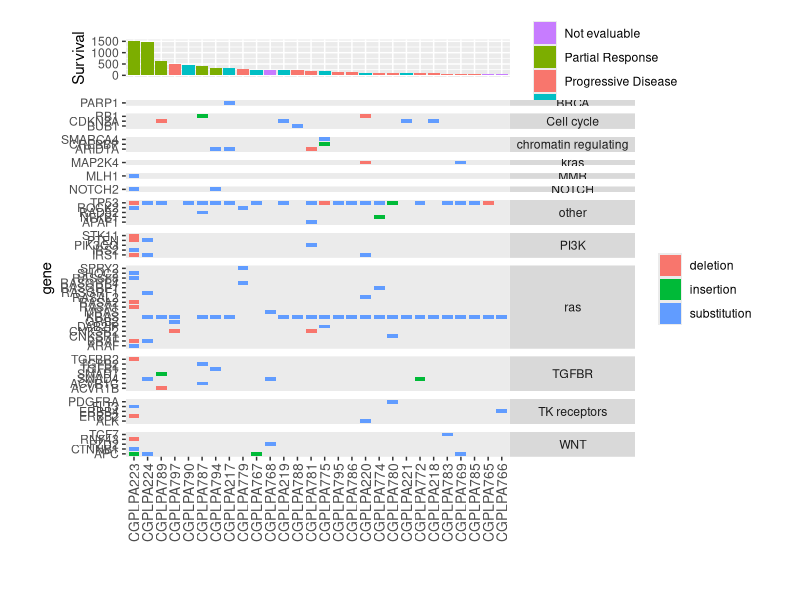

The R source for this figure:
## ---- chunk 1
library(cowplot)
library(lubridate)
library(here)
library(tidyverse)
## ---- chunk 2
mutations <- read.csv(here("data/120122_mutations.csv"))
barv1 <- read.csv(here("data/barv1.csv"))
cellularity <- read.csv(here("data/cellularity.csv"))
barv1$x <- as.factor(barv1$x)
mutations1 <- barv1 %>%
  inner_join(cellularity, by = "labid") %>%
  inner_join(mutations, by = "labid")
## ---- chunk 3
p1 <- ggplot(data = barv1, aes(x = reorder(labid, -Survival), y = Survival,
                               fill = Best.Overall.Response)) +
  scale_fill_manual(values = c("#C77CFF", "#7CAE00", "#F8766D", "#00BFC4")) +
  geom_bar(stat = "identity") +
  facet_grid(~ 1, scale = "free_x", space = "free_x") +
  labs(x = "") +
  theme(axis.text.x = element_blank(),
        strip.background = element_blank(),
        strip.text = element_blank(),
        axis.ticks.x = element_blank(),
        plot.margin = unit(c(1, 1, 0, 1), "cm")) +
  guides(fill = guide_legend(title = ""))

p2 <- ggplot(mutations1, aes(x = reorder(labid, -Survival.x), y = gene)) +
  geom_tile(aes(fill = type), size = 0.8, width = 0.8, height = 0.8) +
  theme(panel.grid = element_blank(),
        axis.text.x = element_text(size = 10, angle = 90, vjust = 0.5),
        strip.text.y.right = element_text(angle = 0)) +
  facet_grid(factor(pathways) ~ 1,
             scale = "free", space = "free") +
  labs(x = "") +
  theme(strip.background.x = element_blank(),
        strip.text.x = element_blank(),
        plot.margin = unit(c(0, 1, 1, 1), "cm")) +
  guides(fill = guide_legend(title = ""))

plot_grid(p1, p2, ncol = 1, rel_heights = c(0.2, 1), align = "v", axis = "lr")
